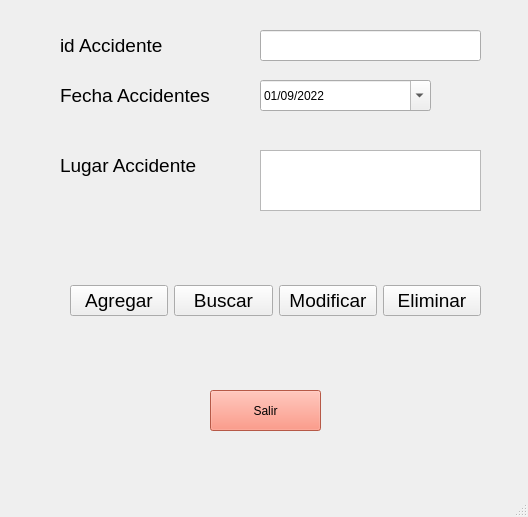
<?xml version="1.0" encoding="UTF-8"?>
<ui version="4.0">
 <class>CRUDAccidentes</class>
 <widget class="QMainWindow" name="CRUDAccidentes">
  <property name="geometry">
   <rect>
    <x>0</x>
    <y>0</y>
    <width>528</width>
    <height>517</height>
   </rect>
  </property>
  <property name="windowTitle">
   <string>MainWindow</string>
  </property>
  <widget class="QWidget" name="centralwidget">
   <widget class="QLabel" name="label">
    <property name="geometry">
     <rect>
      <x>60</x>
      <y>30</y>
      <width>191</width>
      <height>31</height>
     </rect>
    </property>
    <property name="font">
     <font>
      <pointsize>14</pointsize>
     </font>
    </property>
    <property name="text">
     <string>id Accidente</string>
    </property>
   </widget>
   <widget class="QLabel" name="label_2">
    <property name="geometry">
     <rect>
      <x>60</x>
      <y>80</y>
      <width>191</width>
      <height>31</height>
     </rect>
    </property>
    <property name="font">
     <font>
      <pointsize>14</pointsize>
     </font>
    </property>
    <property name="text">
     <string>Fecha Accidentes</string>
    </property>
   </widget>
   <widget class="QLabel" name="label_3">
    <property name="geometry">
     <rect>
      <x>60</x>
      <y>140</y>
      <width>191</width>
      <height>51</height>
     </rect>
    </property>
    <property name="font">
     <font>
      <pointsize>14</pointsize>
     </font>
    </property>
    <property name="text">
     <string>Lugar Accidente</string>
    </property>
   </widget>
   <widget class="QLineEdit" name="IdAccidente">
    <property name="geometry">
     <rect>
      <x>260</x>
      <y>30</y>
      <width>221</width>
      <height>31</height>
     </rect>
    </property>
    <property name="font">
     <font>
      <pointsize>12</pointsize>
     </font>
    </property>
   </widget>
   <widget class="QWidget" name="gridLayoutWidget">
    <property name="geometry">
     <rect>
      <x>70</x>
      <y>230</y>
      <width>411</width>
      <height>141</height>
     </rect>
    </property>
    <property name="font">
     <font>
      <pointsize>14</pointsize>
     </font>
    </property>
    <layout class="QGridLayout" name="gridLayout">
     <item row="0" column="0">
      <widget class="QPushButton" name="btnAgregar">
       <property name="font">
        <font>
         <pointsize>14</pointsize>
        </font>
       </property>
       <property name="text">
        <string>Agregar</string>
       </property>
      </widget>
     </item>
     <item row="0" column="1">
      <widget class="QPushButton" name="btnBuscar">
       <property name="font">
        <font>
         <pointsize>14</pointsize>
        </font>
       </property>
       <property name="text">
        <string>Buscar</string>
       </property>
      </widget>
     </item>
     <item row="0" column="2">
      <widget class="QPushButton" name="btnModificar">
       <property name="font">
        <font>
         <pointsize>14</pointsize>
        </font>
       </property>
       <property name="text">
        <string>Modificar</string>
       </property>
      </widget>
     </item>
     <item row="0" column="3">
      <widget class="QPushButton" name="btnEliminar">
       <property name="font">
        <font>
         <pointsize>14</pointsize>
        </font>
       </property>
       <property name="text">
        <string>Eliminar</string>
       </property>
      </widget>
     </item>
    </layout>
   </widget>
   <widget class="QPushButton" name="btnCerrar">
    <property name="geometry">
     <rect>
      <x>210</x>
      <y>390</y>
      <width>111</width>
      <height>41</height>
     </rect>
    </property>
    <property name="autoFillBackground">
     <bool>false</bool>
    </property>
    <property name="styleSheet">
     <string notr="true">QPushButton {
    background-color: rgb(255,125,100);
}</string>
    </property>
    <property name="text">
     <string>Salir</string>
    </property>
   </widget>
   <widget class="QTextEdit" name="LugarAcc">
    <property name="geometry">
     <rect>
      <x>260</x>
      <y>150</y>
      <width>221</width>
      <height>61</height>
     </rect>
    </property>
   </widget>
   <widget class="QDateEdit" name="FechaAcc">
    <property name="geometry">
     <rect>
      <x>260</x>
      <y>80</y>
      <width>171</width>
      <height>31</height>
     </rect>
    </property>
    <property name="dateTime">
     <datetime>
      <hour>0</hour>
      <minute>0</minute>
      <second>0</second>
      <year>2022</year>
      <month>9</month>
      <day>1</day>
     </datetime>
    </property>
    <property name="displayFormat">
     <string>dd/MM/yyyy</string>
    </property>
    <property name="calendarPopup">
     <bool>true</bool>
    </property>
    <property name="currentSectionIndex">
     <number>0</number>
    </property>
    <property name="date">
     <date>
      <year>2022</year>
      <month>9</month>
      <day>1</day>
     </date>
    </property>
   </widget>
  </widget>
  <widget class="QMenuBar" name="menubar">
   <property name="geometry">
    <rect>
     <x>0</x>
     <y>0</y>
     <width>528</width>
     <height>26</height>
    </rect>
   </property>
  </widget>
  <widget class="QStatusBar" name="statusbar"/>
 </widget>
 <resources/>
 <connections/>
</ui>
